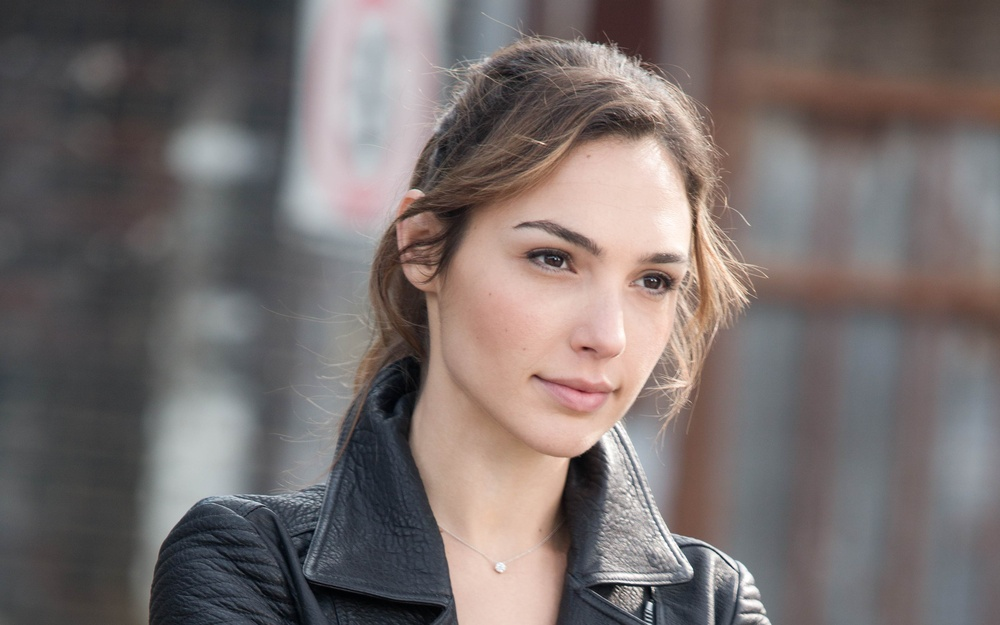
#> input picture gal.jpg, 1000 x 625 px, shrunk from 3200 x 2000 before the run
$ python prac1.py
#> lines starting #> are read from the running program, lines starting #| are printed output that depends on the picture
import cv2
import numpy as np
img=cv2.imread('gal.jpg',0)
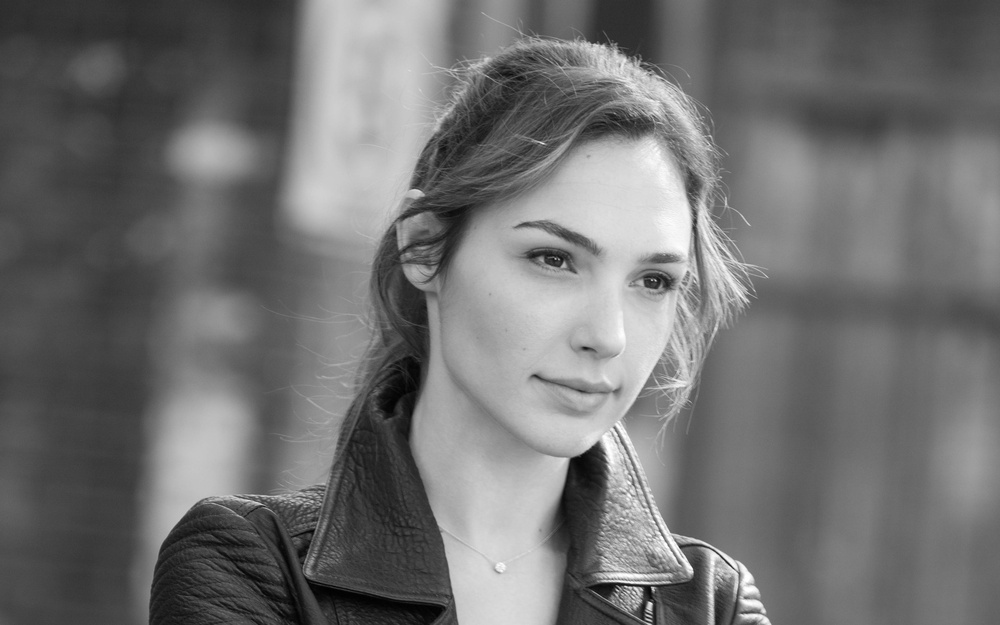
#> img: shape (625, 1000); min 0, max 255, mean 112.5
font=cv2.FONT_HERSHEY_SIMPLEX

cv2.namedWindow('image',cv2.WINDOW_NORMAL)
cv2.putText(img,'Gal Gadot',(1000,1000),font,4,(255,255,255),2,cv2.LINE_AA)
cv2.imshow('image',img)
k=cv2.waitKey(0)
#> (key Esc is pressed here)
if k==27:
    cv2.destroyAllWindows()
elif k==ord('s'):
    cv2.imwrite('galblack.png',img)
    cv2.destroyAllWindows()
